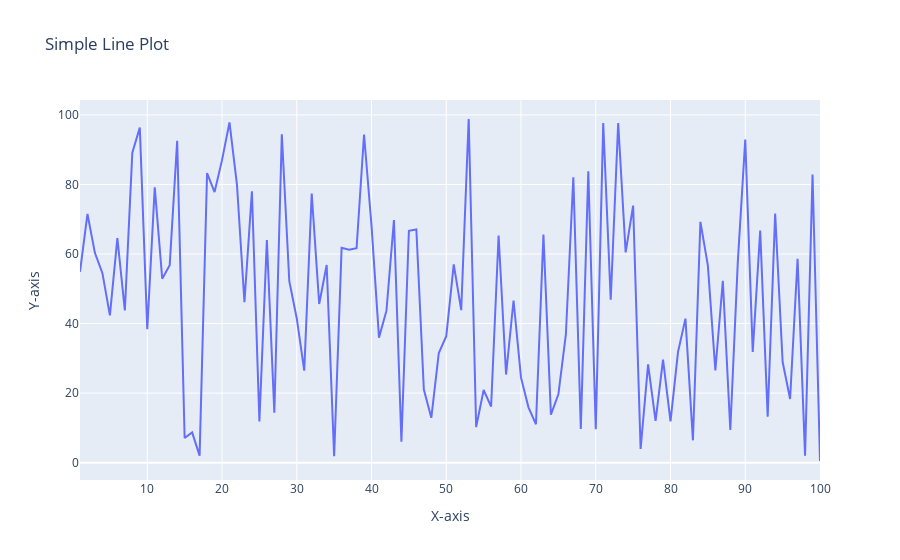

Source (notebook cell):
### Markdown cell above
## 20. Using Plotly, create a basic line plot of a randomly generated dataset, label the axes, and set the title as 'Simple Line Plot'.

### Code cell
import plotly.graph_objects as go
import numpy as np

# Step 1: Generate random data
np.random.seed(0)  # For reproducibility
x = np.arange(1, 101)  # x values from 1 to 100
y = np.random.rand(100) * 100  # Random y values between 0 and 100

# Step 2: Create a line plot using Plotly
fig = go.Figure()

# Step 3: Add a line trace
fig.add_trace(go.Scatter(x=x, y=y, mode='lines', name='Random Data'))

# Step 4: Label the axes
fig.update_layout(
    title='Simple Line Plot',
    xaxis_title='X-axis',
    yaxis_title='Y-axis'
)

# Step 5: Show the plot
fig.show()

### Figure 1 — Plotly figure (JSON) as saved in the notebook; plotly's stock layout.template omitted (floating-point values rounded to 4 significant figures)
{"data": [{"mode": "lines", "name": "Random Data", "type": "scatter", "x": [1, 2, 3, 4, 5, 6, 7, 8, 9, 10, 11, 12, 13, 14, 15, 16, 17, 18, 19, 20, 21, 22, 23, 24, 25, 26, 27, 28, 29, 30, 31, 32, 33, 34, 35, 36, 37, 38, 39, 40, 41, 42, 43, 44, 45, 46, 47, 48, 49, 50, 51, 52, 53, 54, 55, 56, 57, 58, 59, 60, 61, 62, 63, 64, 65, 66, 67, 68, 69, 70, 71, 72, 73, 74, 75, 76, 77, 78, 79, 80, 81, 82, 83, 84, 85, 86, 87, 88, 89, 90, 91, 92, 93, 94, 95, 96, 97, 98, 99, 100], "y": [54.88, 71.52, 60.28, 54.49, 42.37, 64.59, 43.76, 89.18, 96.37, 38.34, 79.17, 52.89, 56.8, 92.56, 7.104, 8.713, 2.022, 83.26, 77.82, 87.0, 97.86, 79.92, 46.15, 78.05, 11.83, 63.99, 14.34, 94.47, 52.18, 41.47, 26.46, 77.42, 45.62, 56.84, 1.879, 61.76, 61.21, 61.69, 94.37, 68.18, 35.95, 43.7, 69.76, 6.023, 66.68, 67.06, 21.04, 12.89, 31.54, 36.37, 57.02, 43.86, 98.84, 10.2, 20.89, 16.13, 65.31, 25.33, 46.63, 24.44, 15.9, 11.04, 65.63, 13.82, 19.66, 36.87, 82.1, 9.71, 83.79, 9.61, 97.65, 46.87, 97.68, 60.48, 73.93, 3.919, 28.28, 12.02, 29.61, 11.87, 31.8, 41.43, 6.415, 69.25, 56.66, 26.54, 52.32, 9.394, 57.59, 92.93, 31.86, 66.74, 13.18, 71.63, 28.94, 18.32, 58.65, 2.011, 82.89, 0.4695]}], "layout": {"title": {"text": "Simple Line Plot"}, "xaxis": {"title": {"text": "X-axis"}}, "yaxis": {"title": {"text": "Y-axis"}}}}
